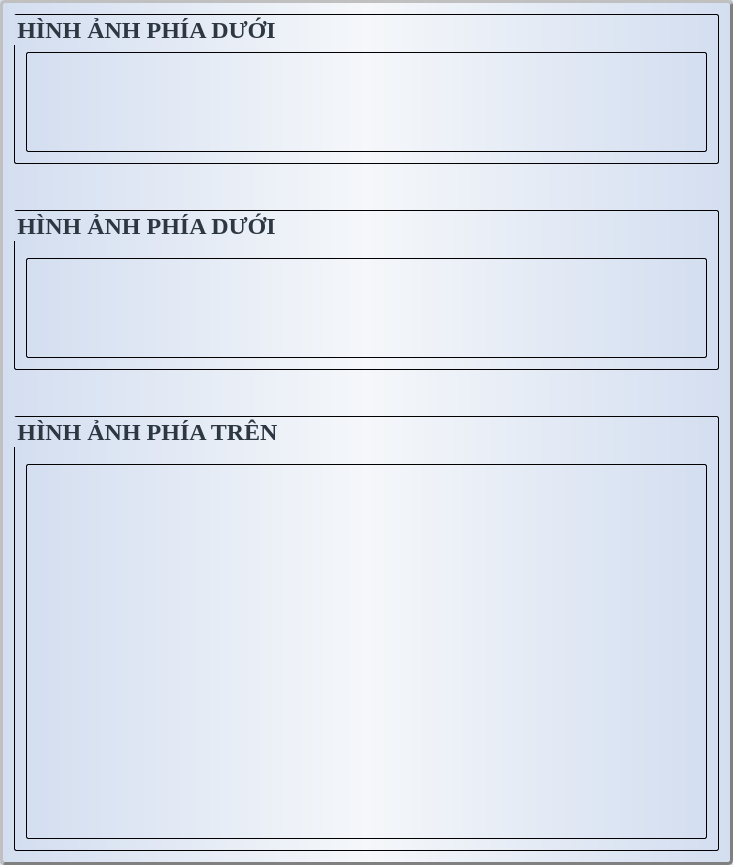
     <widget class="QGroupBox" name="groupBox">
      <property name="minimumSize">
       <size>
        <width>733</width>
        <height>850</height>
       </size>
      </property>
      <property name="maximumSize">
       <size>
        <width>960</width>
        <height>16777215</height>
       </size>
      </property>
      <property name="styleSheet">
       <string notr="true">background-color: qlineargradient(spread:pad, x1:0, y1:0, x2:1, y2:0, stop:0 rgba(211, 222, 240, 255), stop:0.5 rgba(245, 247, 250,255), stop:1 rgba(211, 222, 240, 255));
border-width:3px;
border-radius:5px;
border-color:gray;
border-style:outset;
color: rgb(44, 55, 66);</string>
      </property>
      <property name="title">
       <string/>
      </property>
      <layout class="QVBoxLayout" name="verticalLayout">
       <item>
        <widget class="QGroupBox" name="groupBox_3">
         <property name="sizePolicy">
          <sizepolicy hsizetype="Expanding" vsizetype="Expanding">
           <horstretch>0</horstretch>
           <verstretch>0</verstretch>
          </sizepolicy>
         </property>
         <property name="minimumSize">
          <size>
           <width>700</width>
           <height>150</height>
          </size>
         </property>
         <property name="font">
          <font>
           <family>Times New Roman</family>
           <pointsize>18</pointsize>
           <weight>75</weight>
           <bold>true</bold>
          </font>
         </property>
         <property name="autoFillBackground">
          <bool>false</bool>
         </property>
         <property name="styleSheet">
          <string notr="true">border-width:1px;
border-radius:2px;
border-color:black;
border-style:outset;</string>
         </property>
         <property name="title">
          <string>HÌNH ẢNH PHÍA DƯỚI</string>
         </property>
         <property name="flat">
          <bool>false</bool>
         </property>
         <property name="checkable">
          <bool>false</bool>
         </property>
         <layout class="QVBoxLayout" name="verticalLayout_2">
          <item>
           <spacer name="verticalSpacer_3">
            <property name="orientation">
             <enum>Qt::Vertical</enum>
            </property>
            <property name="sizeHint" stdset="0">
             <size>
              <width>20</width>
              <height>26</height>
             </size>
            </property>
           </spacer>
          </item>
          <item>
           <widget class="QLabel" name="imageSide_3">
            <property name="sizePolicy">
             <sizepolicy hsizetype="Expanding" vsizetype="Expanding">
              <horstretch>0</horstretch>
              <verstretch>0</verstretch>
             </sizepolicy>
            </property>
            <property name="minimumSize">
             <size>
              <width>640</width>
              <height>100</height>
             </size>
            </property>
            <property name="styleSheet">
             <string notr="true"/>
            </property>
            <property name="text">
             <string/>
            </property>
           </widget>
          </item>
         </layout>
        </widget>
       </item>
       <item>
        <spacer name="verticalSpacer">
         <property name="orientation">
          <enum>Qt::Vertical</enum>
         </property>
         <property name="sizeHint" stdset="0">
          <size>
           <width>20</width>
           <height>40</height>
          </size>
         </property>
        </spacer>
       </item>
       <item>
        <widget class="QGroupBox" name="groupBox_4">
         <property name="sizePolicy">
          <sizepolicy hsizetype="Expanding" vsizetype="Expanding">
           <horstretch>0</horstretch>
           <verstretch>0</verstretch>
          </sizepolicy>
         </property>
         <property name="minimumSize">
          <size>
           <width>700</width>
           <height>150</height>
          </size>
         </property>
         <property name="font">
          <font>
           <family>Times New Roman</family>
           <pointsize>18</pointsize>
           <weight>75</weight>
           <bold>true</bold>
          </font>
         </property>
         <property name="autoFillBackground">
          <bool>false</bool>
         </property>
         <property name="styleSheet">
          <string notr="true">border-width:1px;
border-radius:2px;
border-color:black;
border-style:outset;</string>
         </property>
         <property name="title">
          <string>HÌNH ẢNH PHÍA DƯỚI</string>
         </property>
         <property name="checkable">
          <bool>false</bool>
         </property>
         <layout class="QVBoxLayout" name="verticalLayout_3">
          <item>
           <spacer name="verticalSpacer_4">
            <property name="orientation">
             <enum>Qt::Vertical</enum>
            </property>
            <property name="sizeHint" stdset="0">
             <size>
              <width>20</width>
              <height>36</height>
             </size>
            </property>
           </spacer>
          </item>
          <item>
           <widget class="QLabel" name="imageSide_4">
            <property name="minimumSize">
             <size>
              <width>640</width>
              <height>100</height>
             </size>
            </property>
            <property name="text">
             <string/>
            </property>
           </widget>
          </item>
         </layout>
        </widget>
       </item>
       <item>
        <spacer name="verticalSpacer_2">
         <property name="orientation">
          <enum>Qt::Vertical</enum>
         </property>
         <property name="sizeHint" stdset="0">
          <size>
           <width>20</width>
           <height>40</height>
          </size>
         </property>
        </spacer>
       </item>
       <item>
        <widget class="QGroupBox" name="groupBox_5">
         <property name="sizePolicy">
          <sizepolicy hsizetype="Expanding" vsizetype="Expanding">
           <horstretch>0</horstretch>
           <verstretch>0</verstretch>
          </sizepolicy>
         </property>
         <property name="minimumSize">
          <size>
           <width>700</width>
           <height>425</height>
          </size>
         </property>
         <property name="font">
          <font>
           <family>Times New Roman</family>
           <pointsize>18</pointsize>
           <weight>75</weight>
           <bold>true</bold>
          </font>
         </property>
         <property name="autoFillBackground">
          <bool>false</bool>
         </property>
         <property name="styleSheet">
          <string notr="true">border-width:1px;
border-radius:2px;
border-color:black;
border-style:outset;</string>
         </property>
         <property name="title">
          <string>HÌNH ẢNH PHÍA TRÊN</string>
         </property>
         <layout class="QVBoxLayout" name="verticalLayout_4">
          <item>
           <spacer name="verticalSpacer_5">
            <property name="orientation">
             <enum>Qt::Vertical</enum>
            </property>
            <property name="sizeHint" stdset="0">
             <size>
              <width>20</width>
              <height>36</height>
             </size>
            </property>
           </spacer>
          </item>
          <item>
           <widget class="QLabel" name="imageTop_3">
            <property name="minimumSize">
             <size>
              <width>640</width>
              <height>375</height>
             </size>
            </property>
            <property name="text">
             <string/>
            </property>
           </widget>
          </item>
         </layout>
        </widget>
       </item>
      </layout>
     </widget>
